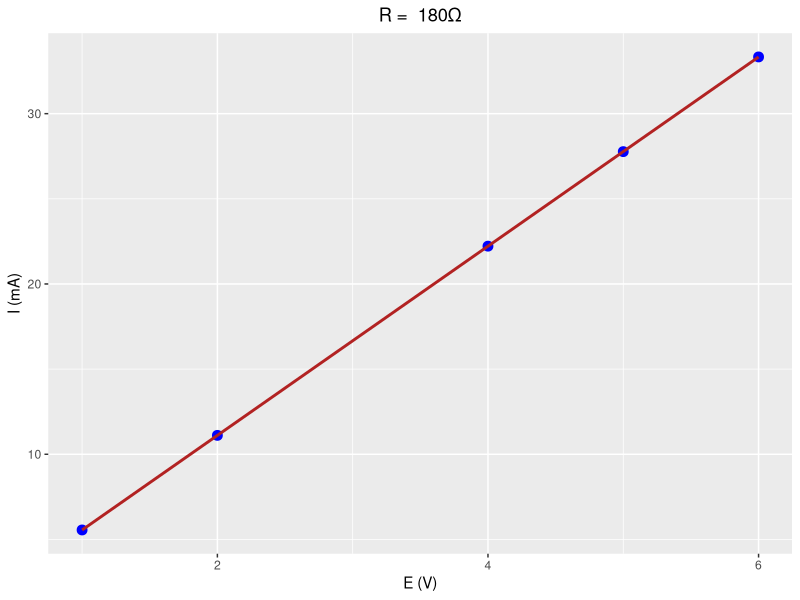

Recreate this plot in R.
library(ggplot2)

x_axis <- c(1, 2, 4, 5, 6)
y_axis <- c(5.556, 11.11, 22.22, 27.77, 33.33)

dd <- data.frame(x_axis, y_axis)

g <- ggplot(dd, aes(x=x_axis, y=y_axis)) +
  geom_point(col = "blue", size = 3) +
  geom_smooth(method = "lm", col = "firebrick") +
  labs(title = "R =  180Ω", y = "I (mA)", x = "E (V)") +
  theme(plot.title = element_text(hjust = 0.5))

plot(g)